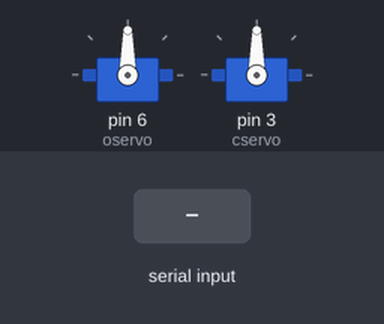
Bench run of a sketch on a simulated Arduino Uno, built with avr-gcc and run on an emulated ATmega328P. Parts: 2 × servo. The inputs (shaded band) are chosen by the test bench.

Above: at 1.2 s.
1.3 s: "B" received over Serial
At 2.2 s:
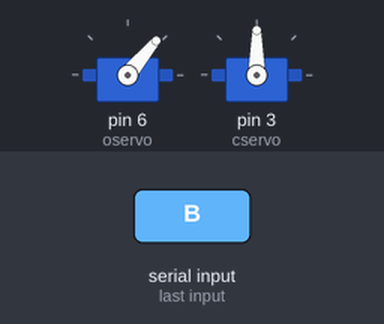
2.8 s: "N" received over Serial
At 3.4 s:
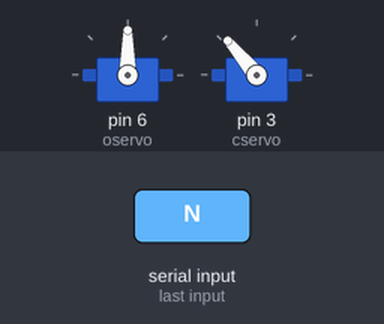
4.3 s: "M" received over Serial
At 4.7 s:
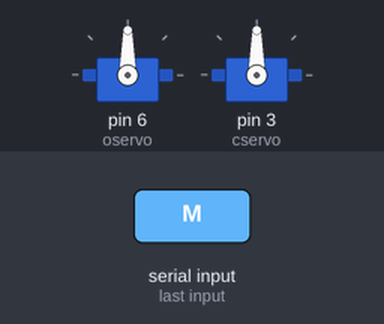
Timing chart, 0 to 7.3 s (numbered marks = the images above; inputs shaded):
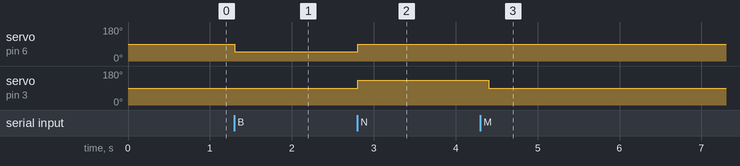

Measured:
- after the input at 1.3 s, servo on pin 6 (oservo): 90° → 50° at once
- after the input at 2.8 s, servo on pin 6 (oservo): 50° → 90° at once; servo on pin 3 (cservo): 90° → 130° at once
- after the input at 4.3 s, servo on pin 3 (cservo): 130° → 90° after 0.10 s

The sketch:

servo_kod.ino
```cpp
#include<Servo.h>
Servo oservo;
Servo cservo;
int veri = 0;
void setup()
{
  oservo.attach(6);
  cservo.attach(3);
  Serial.begin(9600);
}

void loop()
{
    oservo.write(90);
    cservo.write(90);
    if (Serial.available() > 0)
    {
      veri = Serial.read();
    }
    if(veri == 'B')
    {
      oservo.write(50);
      delay(300);
    }
    if(veri == 'N')
    {
      cservo.write(130);
      delay(200);
    }
    if(veri == 'M')
    {
      oservo.write(90);
      cservo.write(90);
    }
}
```
